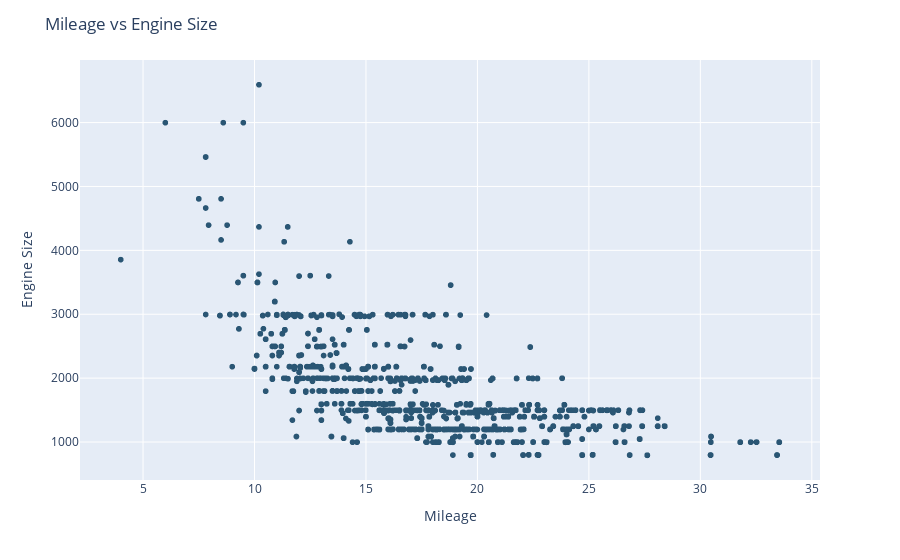

Write notebook code for a chart like this one.
### Markdown cell above
Mileage vs Engine Size

### Code cell
fig = px.scatter(
    data_frame = data,
    x = "mileage",
    y = "engine",
    color_discrete_sequence = COLOR_SCHEME
)
fig.update_layout(
    title = "Mileage vs Engine Size",
    xaxis = dict(
        title = "Mileage"
    ),
    yaxis = dict(
        title = "Engine Size"
    )
)
fig.update_traces(
    hovertemplate = "<b>Mileage</b> : %{x}<br>" + "<b>Engine Size</b> : %{y}<br>"
)
fig.show()

### Figure 1 — Plotly figure (JSON) as saved in the notebook; plotly's stock layout.template omitted (floating-point values rounded to 4 significant figures; data arrays with more than 128 entries replaced by an {"elided": "..."} marker saying what was removed)
{"data": [{"hovertemplate": "<b>Mileage</b> : %{x}<br><b>Engine Size</b> : %{y}<br>", "legendgroup": "", "marker": {"color": "rgb(42, 86, 116)", "symbol": "circle"}, "mode": "markers", "name": "", "showlegend": false, "type": "scattergl", "x": {"elided": "15411 float values"}, "xaxis": "x", "y": {"elided": "15411 int values"}, "yaxis": "y"}], "layout": {"legend": {"tracegroupgap": 0}, "margin": {"t": 60}, "title": {"text": "Mileage vs Engine Size"}, "xaxis": {"anchor": "y", "domain": [0, 1], "title": {"text": "Mileage"}}, "yaxis": {"anchor": "x", "domain": [0, 1], "title": {"text": "Engine Size"}}}}
